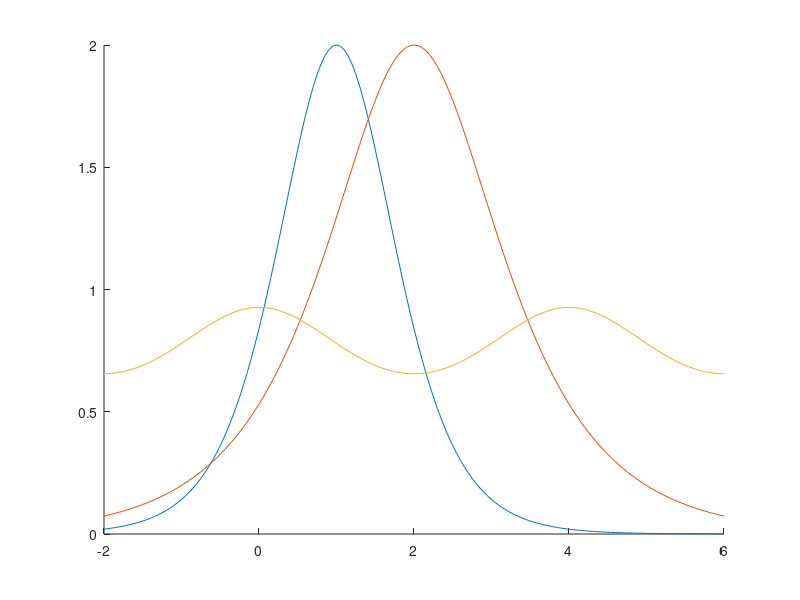

This figure's MATLAB source:
close all
x = -2:0.05:6;
y_1 = 2*sech(x-1).^2;
hold on
plot(x,y_1)
t = 0.5;
y_2 = 2*sech(x-4*t);
plot(x,y_2)
y_3 = x;
for i = 1:length(x)
    temp = 0;
    for j = 1:11
        temp = temp + exp(-j*pi)/(1+exp(-2*j*pi))*cos(0.5*j*pi*x(i));
    end
    y_3(i) = pi/4 + pi*temp;
end
plot(x,y_3)